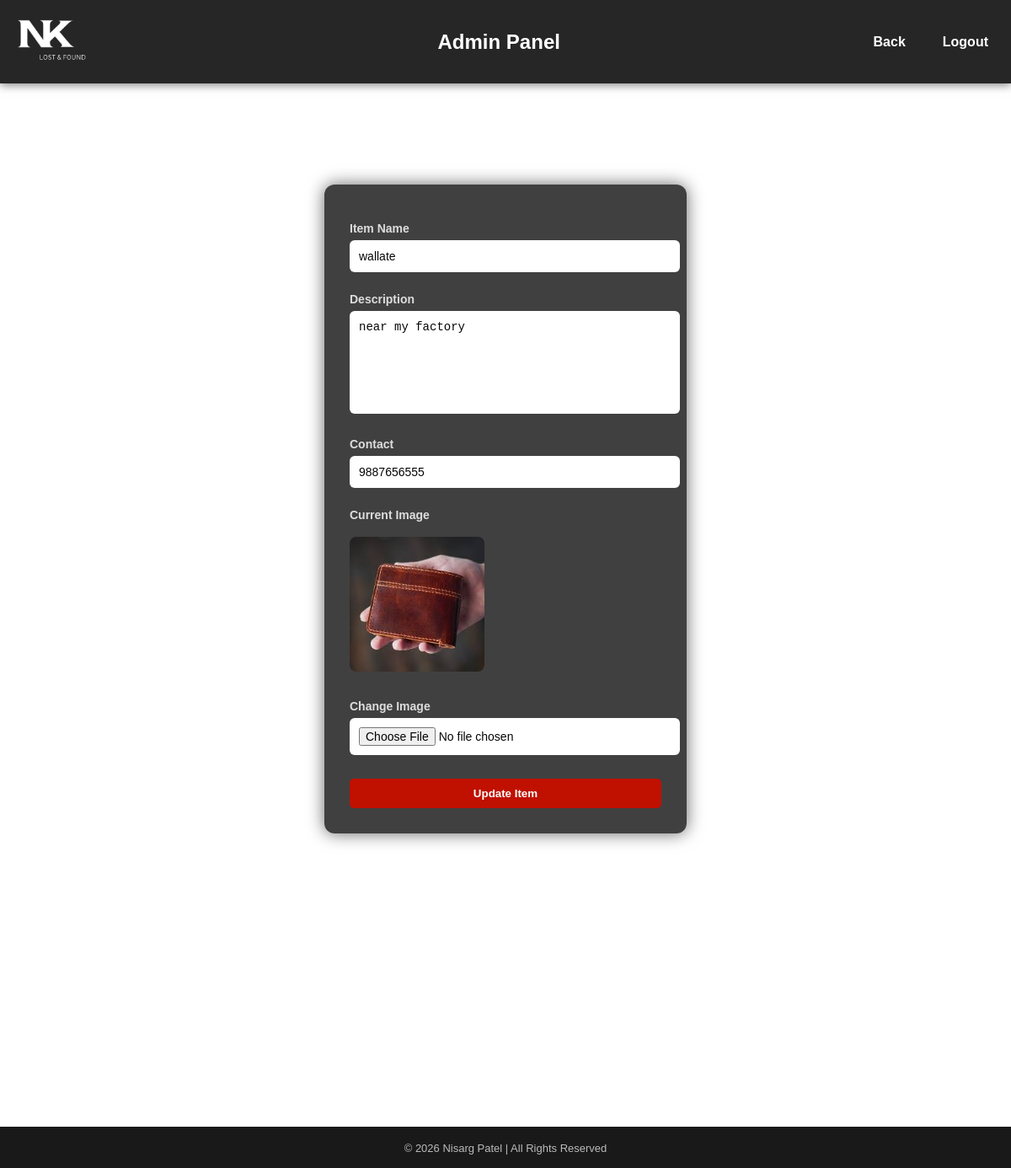
The app's page /admin_edit/3 (signed in) with its own data.
### tables this page shows
CREATE TABLE items(
            id INTEGER PRIMARY KEY AUTOINCREMENT,
            user_email TEXT,
            item_name TEXT,
            description TEXT,
            type TEXT,
            contact TEXT,
            photo TEXT
        );

### app.py (the view, shortened to what this page needs)
@app.route('/admin_edit/<int:id>', methods=['GET', 'POST'])
def admin_edit(id):
    if 'admin' not in session:
        return redirect(url_for('admin_login'))
    conn = sqlite3.connect('database.db')
    cursor = conn.cursor()
    cursor.execute("SELECT * FROM items WHERE id=?", (id,))
    item = cursor.fetchone()
    conn.close()
    return render_template('admin_edit.html', item=item)

### templates/admin_edit.html (shortened to what this page needs)
<!DOCTYPE html>
<html>
<head>
    <link rel="stylesheet" href="{{ url_for('static', filename='style.css') }}">
</head>
<body>
<div class="navbar">
    <div class="nav-left">
        <img src="{{ url_for('static', filename='logo.png') }}" class="logo">
    </div>
    <h2 style="color:white; margin-left:75px;">Admin Panel</h2>
    <div class="nav-right">
        <a href="/admin_dashboard">Back</a>
        <a href="/admin_logout">Logout</a>
    </div>
</div>
<div class="edit-container">
    <form method="POST" enctype="multipart/form-data" class="edit-form">
        <label>Item Name</label>
        <input type="text" name="item_name" value="{{ item[2] }}" required>
        <label>Description</label>
        <textarea name="description" required>{{ item[3] }}</textarea>
        <label>Contact</label>
        <input type="text" name="contact" value="{{ item[5] }}" required>
        <label>Current Image</label><br>
        <img src="{{ url_for('static', filename='uploads/' + item[6]) }}"
             style="width:160px; border-radius:8px; margin-bottom:15px;"><br>
        <label>Change Image</label>
        <input type="file" name="photo">
        <button type="submit">Update Item</button>
    </form>
</div>
<footer class="footer">
    <p class="copy">© 2026 Nisarg Patel | All Rights Reserved</p>
</footer>
</body>
</html>

### static/style.css (style rules this page uses)
body { margin: 0; font-family: Arial, sans-serif; background: url("/static/bg2.jpg") no-repeat center center fixed; background-size: cover; color: white; }
.navbar { display: flex; align-items: center; justify-content: space-between; background-color: rgba(0,0,0,0.85); padding: 15px; box-shadow: 0 2px 10px rgba(0,0,0,0.5); }
.navbar a { color: white; text-decoration: none; margin-left: 20px; font-weight: bold; transition: 0.3s ease; padding: 8px 12px; border-radius: 5px; }
.logo { height: 65px; }
.nav-right { display: flex; align-items: center; }
form { background: rgba(0,0,0,0.75); padding: 25px; width: 320px; margin: 60px auto; border-radius: 12px; box-shadow: 0 0 15px rgba(0,0,0,0.6); transition: 0.3s ease; }
input, textarea { width: 100%; padding: 10px; margin: 10px 0; border: none; border-radius: 6px; outline: none; transition: 0.3s; }
button { padding: 12px; width: 100%; background: #d73f3f; color: white; border: none; border-radius: 6px; cursor: pointer; font-weight: bold; transition: 0.3s ease; }
.footer { background-color: rgba(0, 0, 0, 0.9); color: white; text-align: center; padding: 3px 5px; margin-top: 24%; }
.copy { margin-top: 15px; font-size: 13px; opacity: 0.7; }
.edit-container { display: flex; justify-content: center; margin-top: 60px; }
.edit-form { background: rgba(0, 0, 0, 0.75); padding: 30px; width: 370px; border-radius: 12px; box-shadow: 0 0 20px rgba(0,0,0,0.6); color: #f1f1f1; }
.edit-form label { display: block; margin-top: 14px; font-weight: 600; font-size: 14px; color: #ddd; }
.edit-form input, .edit-form textarea { width: 100%; padding: 10px; margin-top: 6px; border: 1px solid rgba(240, 233, 233, 0.15); border-radius: 6px; font-size: 14px; background : white; color: #070606; outline: none; transition: 0.3s ease; }
.edit-form textarea { height: 100px; resize: none; }
.edit-form button { margin-top: 18px; padding: 10px; width: 100%; background: #c01000; color: white; border: none; border-radius: 5px; font-weight: 600; cursor: pointer; }

### records on screen
items: item_name "wallate", description "near my factory", contact "9887656555", photo (picture)
